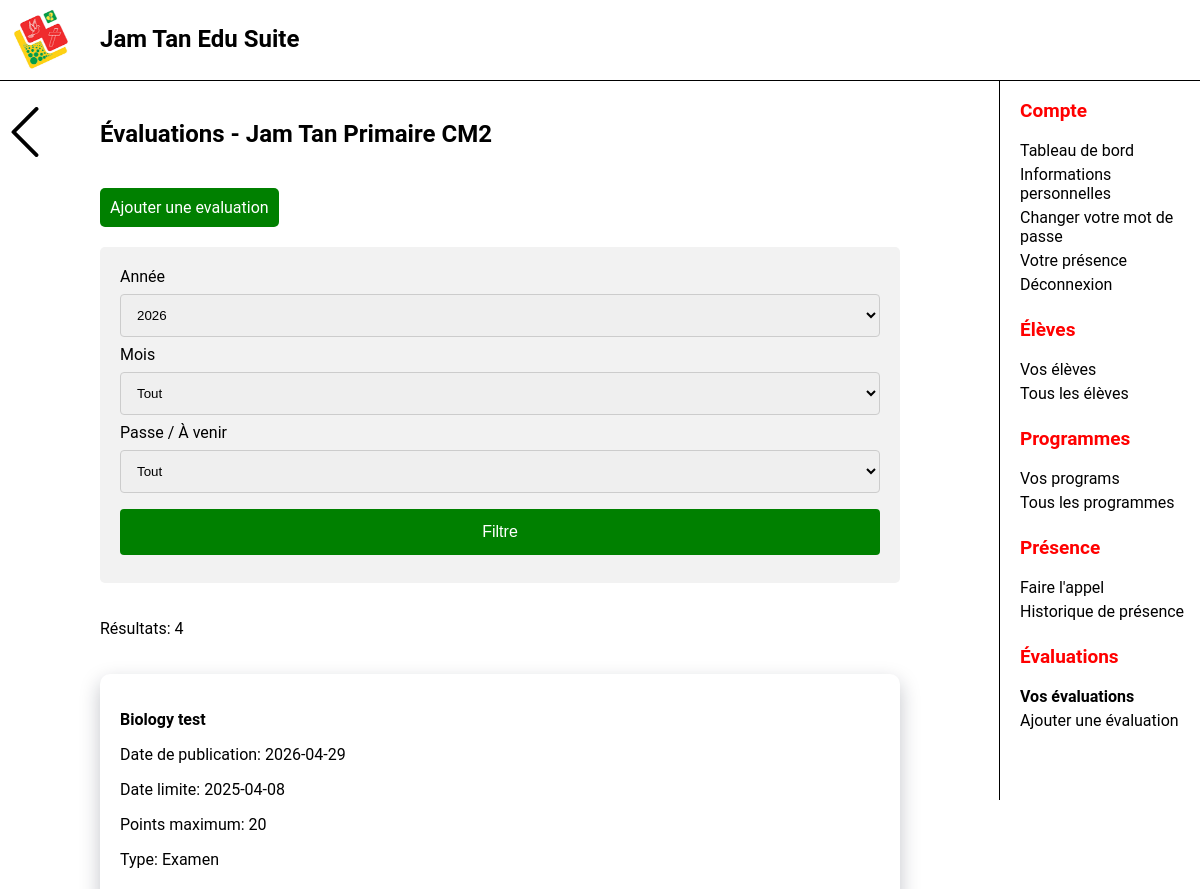
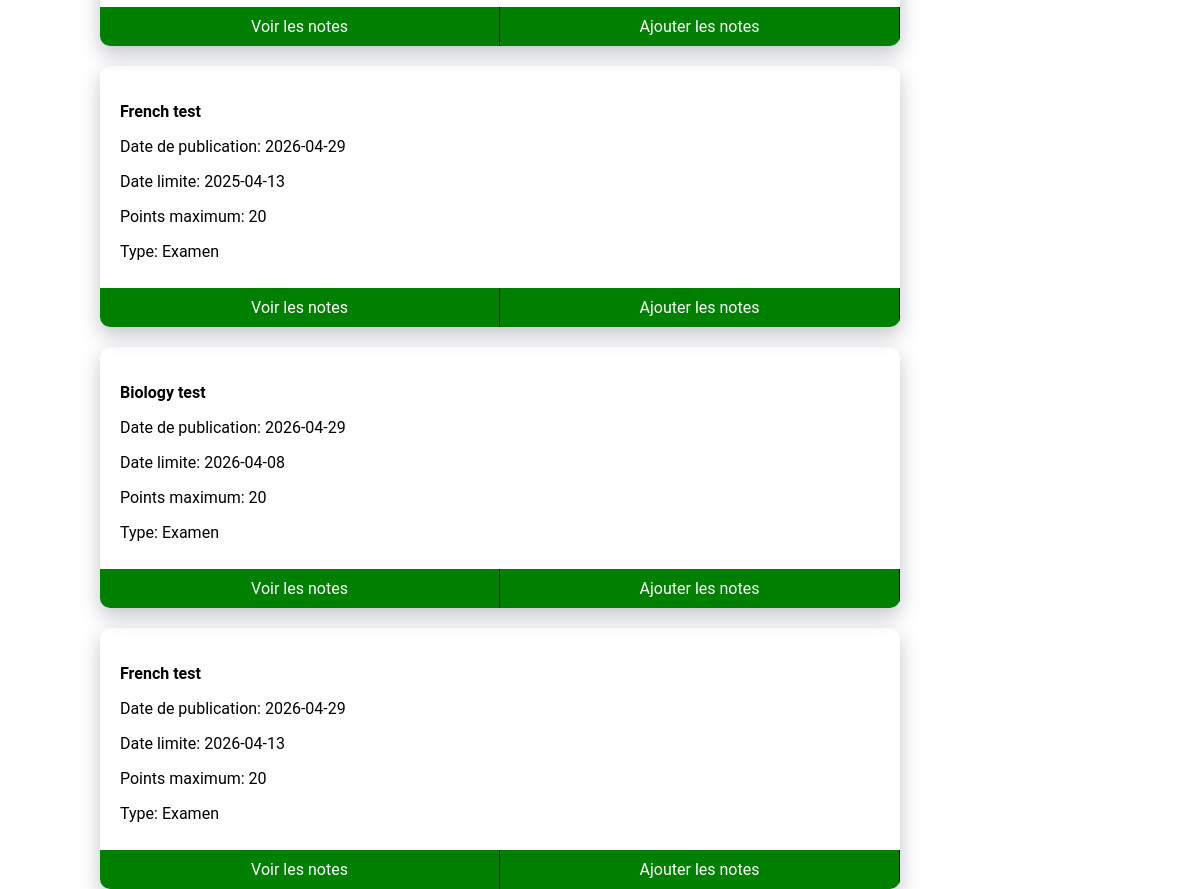
The page /views/ProgramAssessments.php?program_id=1 (signed in) on the database its author committed (2 pictures, top to bottom).
### tables this page shows
CREATE TABLE Program (
ProgramID INTEGER NOT NULL PRIMARY KEY AUTO_INCREMENT,
ProgramName VARCHAR(100) NOT NULL,
MinAge INTEGER UNSIGNED,
MaxAge INTEGER UNSIGNED,
CategoryID INTEGER,
FOREIGN KEY (CategoryID) REFERENCES ProgramCategory(CategoryID)
);

CREATE TABLE ProgramCategory (
CategoryID INTEGER NOT NULL PRIMARY KEY AUTO_INCREMENT,
CategoryName VARCHAR(100) NOT NULL 
);

CREATE TABLE Assessment (
AssessmentID INTEGER NOT NULL PRIMARY KEY AUTO_INCREMENT,
AssessmentName VARCHAR(100) NOT NULL,
AssessmentPublishDate DATE NOT NULL DEFAULT CURRENT_DATE,
AssessmentStartDate DATE,
AssessmentDueDate DATE NOT NULL,
MaxGrade INTEGER UNSIGNED NOT NULL,
PassGrade INTEGER UNSIGNED NOT NULL,
TypeID INTEGER NOT NULL,
ProgramID INTEGER NOT NULL,
FOREIGN KEY (ProgramID) REFERENCES Program(ProgramID),
FOREIGN KEY (TypeID) REFERENCES AssessmentType(TypeID)
);

CREATE TABLE AssessmentType (
TypeID INTEGER NOT NULL PRIMARY KEY AUTO_INCREMENT,
TypeName VARCHAR(100) NOT NULL
);

### locales/Translate.php (called while the page is built, shortened)
<?php
class Translate{
    private $Language;
    public function __construct(Language $Language)
    {
        $this->Language = $Language;
    }
    public function Translate(?string $word = null)
    {
        $word = $word ?? '';
        if ($word == ''){
            return $word;
        }
        else {
            return $this->Language->GetEquivalent($word);
        }
    }
}
?>

### locales/French.php (called while the page is built)
<?php
class French implements Language {
    public function GetEquivalent($word): string {
        $dictionary = [
            "January" => "Janvier",
            "February" => "Février",
            "March" => "Mars",
            "April" => "Avril",
            "May" => "Mai",
            "June" => "Juin",
            "July" => "Juillet",
            "August" => "Août",
            "September" => "Septembre",
            "October" => "Octobre",
            "November" => "Novembre",
            "December"=> "Décembre",
            "Mr" => "M",
            "Mrs" => "Mme",
            "Ms" => "Mlle",
            "Pass" => "Réussite",
            "Fail" => "Échec",
            "Present" => "Présent",
            "Absent" => "Absent",
            "Exam" => "Examen",
            "Assignment" => "Devoir"
        ];
        return $dictionary[$word] ?? $word;
    }
}
?>

### views/ProgramAssessments.php (the view, shortened to what this page needs)
<?php
require("../controllers/db.php");
require_once("../locales/French.php");
require_once("../locales/Translate.php");
$French = new Translate (new French);
$ProgramID = $_GET['program_id'] ?? null;
$GetProgram = $conn->prepare("SELECT Program.ProgramName, ProgramCategory.CategoryName
FROM Program
INNER JOIN ProgramCategory
ON Program.CategoryID = ProgramCategory.CategoryID
WHERE Program.ProgramID = ?");
$GetProgram->execute([$ProgramID]);
$Program = $GetProgram->fetch(PDO::FETCH_ASSOC);
$GetYears = "SELECT DISTINCT Year(Assessment.AssessmentPublishDate) AS AssessmentYear
FROM Assessment
WHERE Assessment.ProgramID = ?";
$stmt = $conn->prepare($GetYears);
$stmt->execute([$ProgramID]);
$Years = $stmt->fetchAll(PDO::FETCH_ASSOC);
$GetAssessments = "SELECT Assessment.AssessmentID, Assessment.AssessmentName, Assessment.AssessmentDueDate,
Assessment.AssessmentPublishDate, Assessment.MaxGrade, AssessmentType.TypeName
FROM Assessment
INNER JOIN AssessmentType
ON Assessment.TypeID = AssessmentType.TypeID
WHERE Assessment.ProgramID = :id";
$params = ['id' => $ProgramID];
$stmt1 = $conn->prepare($GetAssessments);
$stmt1->execute($params);
$Assessments = $stmt1->fetchAll(PDO::FETCH_ASSOC);
$NumRows = count($Assessments);
?>
<!DOCTYPE html>
<html lang="en">
<head>
    <link rel="stylesheet" href="css/form.css">
    <link rel="stylesheet" href="css/Card.css">
    <link rel="stylesheet" href="css/AddBtn.css">
</head>
<body>
    <div id="main">
        <h2>
            <?= htmlspecialchars("Évaluations - " . $Program["CategoryName"] . " " . $Program["ProgramName"])?>
        </h2>
        <div class="add-btn-container">
            <a class="add-btn" href="AddAssessment.php?id=<?= $ProgramID?>" class="Button">
                Ajouter une evaluation
            </a>
        </div>
        <div class="form-container">
            <form action="<?=$_SERVER['PHP_SELF']?>" method="GET">
                <label for="Year">Année</label>
                <select name="Year">
                    <?php foreach ($Years as $Year): ?>
                        <option value="<?= htmlspecialchars($Year["AssessmentYear"])?>"
                        <?= (($_GET['InYear'] ?? '') == $Year["AssessmentYear"]) ? 'selected' : ''?>>
                            <?= htmlspecialchars($Year["AssessmentYear"])?>
                        </option>
                    <?php endforeach ?>
                </select>
                <label for="Month">Mois</label>
                <select name="Month">
                    <option value="">Tout</option>
                </select>
                <label for="Past">Passe / À venir</label>
                <select name="Upcoming" id="">
                    <option value="" >Tout</option>
                </select>
                <input type="submit" value="Filtre"></input>
            </form>
        </div>
        <p class="number-results">Résultats: <?= htmlspecialchars($NumRows);?></p>
        <div class="card-container">
            <?php foreach ($Assessments as $Assessment): ?>
                <div class="card">
                    <b><p><?= htmlspecialchars($Assessment["AssessmentName"])?></p></b>
                    <p>Date de publication: <?= htmlspecialchars($Assessment["AssessmentPublishDate"])?></p>
                    <p>Date limite: <?= htmlspecialchars($Assessment["AssessmentDueDate"])?></p>
                    <p>Points maximum: <?= htmlspecialchars($Assessment["MaxGrade"])?></p>
                    <p>Type: <?= htmlspecialchars($French->Translate($Assessment["TypeName"]))?></p>
                    <div class="card-btn-container">
                        <a href="ViewGrades.php?assessment_id=<?= $Assessment["AssessmentID"]?>" class="card-btns">Voir les notes</a>
                        <a href="AddGrades.php?assessment_id=<?= $Assessment["AssessmentID"]?>" class="card-btns">Ajouter les notes</a>
                    </div>
                </div>
            <?php endforeach ?>
        </div>
    </div>
</body>
</html>

### nav/nav.css (style rules this page uses)
html, body { margin: 0; padding: 0; font-family: 'Roboto', sans-serif; }
#logo { height: 70px; position: fixed; }
#topbar { top: 0; z-index: 1; width: 100vw; height: 70px; position: fixed; background-color: white; display: flex; border-bottom: thin solid; padding: 5px; }
#app_title { position: fixed; margin-left: 95px; display: block; }
#main { padding-top: 100px; margin-right: 300px; margin-left: 100px; }
#sidebar_menu { position: fixed; width: 200px; padding-top: 80px; border-left:solid black; border-width: thin; height: calc(100vh - 80px); overflow-y: auto; right: 0px; }
#sidebar_menu a { text-decoration: none; font-size: 16px; padding-bottom: 5px; color: black; display: block; padding-left: 20px; }
#sidebar_menu p { color: red; font-weight: bold; font-size: 19px; padding-left: 20px; }
h2 { padding-bottom: 20px; }
#topbar { visibility: visible; }
#sidebar_menu { display: block; }

### views/css/form.css (style rules this page uses)
.form-container { padding-bottom: 20px; }
form { border-radius: 5px; background-color: #f2f2f2; padding: 20px; }
label { display: block; }
input { width: 100%; padding: 12px; margin: 8px 0; display: inline-block; border: 1px solid #ccc; border-radius: 4px; box-sizing: border-box; }
select { width: 100%; padding: 12px; margin: 8px 0; display: inline-block; border: 1px solid #ccc; border-radius: 4px; box-sizing: border-box; }
input[type=submit] { width: 100%; background-color: green; color: white; padding: 14px; margin: 8px 0; border: none; border-radius: 4px; cursor: pointer; font-size: 16px; }

### views/css/Card.css (style rules this page uses)
.card { padding: 20px; padding-bottom: 50px; box-shadow: 0 8px 20px rgba(15, 23, 45, 0.25); position: relative; border-radius: 10px; }
.card-btn-container { bottom: 0; left: 0; position: absolute; border-radius: 0px 0px 10px 10px; display: flex; flex-direction: row; justify-content: center; width: 100%; overflow-x: hidden; }
.card-btns { background-color: green; text-align: center; padding: 10px; color: white; text-decoration: none; width: 100%; border-right: 1px solid black; }
.card-container { display: flex; flex-direction: column; gap: 20px; flex-wrap: wrap; flex-basis: 40%; }
.number-results { padding-bottom: 20px; }

### views/css/AddBtn.css (style rules this page uses)
.add-btn-container { width: 100%; display: flex; margin-bottom: 20px; }
.add-btn { background-color: green; padding: 10px; text-decoration: none; color: white; display: block; text-align: center; border-radius: 5px; width: fit-content; right: 0; }

### views/ProgramAssessments.php (style rules this page uses)
#s_your_assessments { font-weight: bold; }

### rows shown on the page
program: CategoryID+ProgramName "Évaluations - Jam Tan Primaire CM2"
assessment: AssessmentName "Biology test", AssessmentPublishDate "2026-04-29", AssessmentDueDate "2025-04-08", MaxGrade "20", TypeID.TypeName "Examen"
assessment: AssessmentName "French test", AssessmentPublishDate "2026-04-29", AssessmentDueDate "2025-04-13", MaxGrade "20", TypeID.TypeName "Examen"
assessment: AssessmentName "Biology test", AssessmentPublishDate "2026-04-29", AssessmentDueDate "2026-04-08", MaxGrade "20", TypeID.TypeName "Examen"
assessment: AssessmentName "French test", AssessmentPublishDate "2026-04-29", AssessmentDueDate "2026-04-13", MaxGrade "20", TypeID.TypeName "Examen"

### other values the page prints
$NumRows "4"
form field Year "2026"
